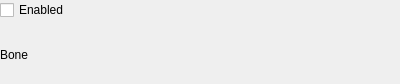
<?xml version="1.0" encoding="UTF-8"?>
<ui version="4.0">
 <class>AnimationTrackWidget</class>
 <widget class="QWidget" name="AnimationTrackWidget">
  <property name="geometry">
   <rect>
    <x>0</x>
    <y>0</y>
    <width>400</width>
    <height>84</height>
   </rect>
  </property>
  <property name="windowTitle">
   <string>Form</string>
  </property>
  <property name="locale">
   <locale language="English" country="UnitedStates"/>
  </property>
  <layout class="QVBoxLayout" name="verticalLayout">
   <property name="leftMargin">
    <number>0</number>
   </property>
   <property name="topMargin">
    <number>0</number>
   </property>
   <property name="rightMargin">
    <number>0</number>
   </property>
   <property name="bottomMargin">
    <number>0</number>
   </property>
   <item>
    <widget class="QCheckBox" name="enabledBox">
     <property name="text">
      <string>Enabled</string>
     </property>
    </widget>
   </item>
   <item>
    <layout class="QHBoxLayout" name="boneLayout">
     <item>
      <widget class="QLabel" name="boneLabel">
       <property name="sizePolicy">
        <sizepolicy hsizetype="Preferred" vsizetype="Preferred">
         <horstretch>1</horstretch>
         <verstretch>0</verstretch>
        </sizepolicy>
       </property>
       <property name="text">
        <string>Bone</string>
       </property>
      </widget>
     </item>
    </layout>
   </item>
  </layout>
 </widget>
 <resources/>
 <connections/>
</ui>
